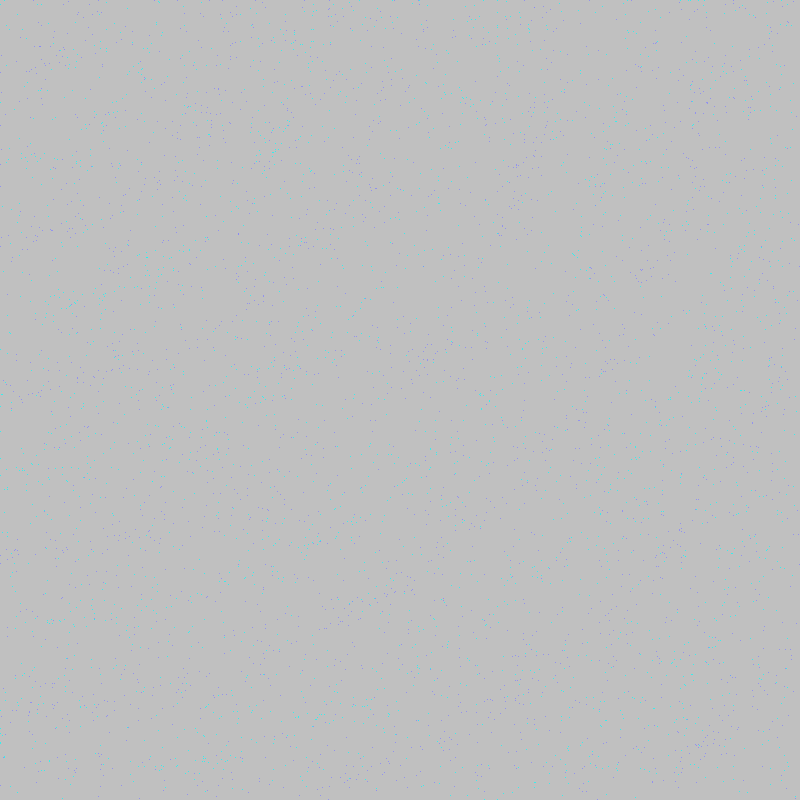
Frame 1 (no input)
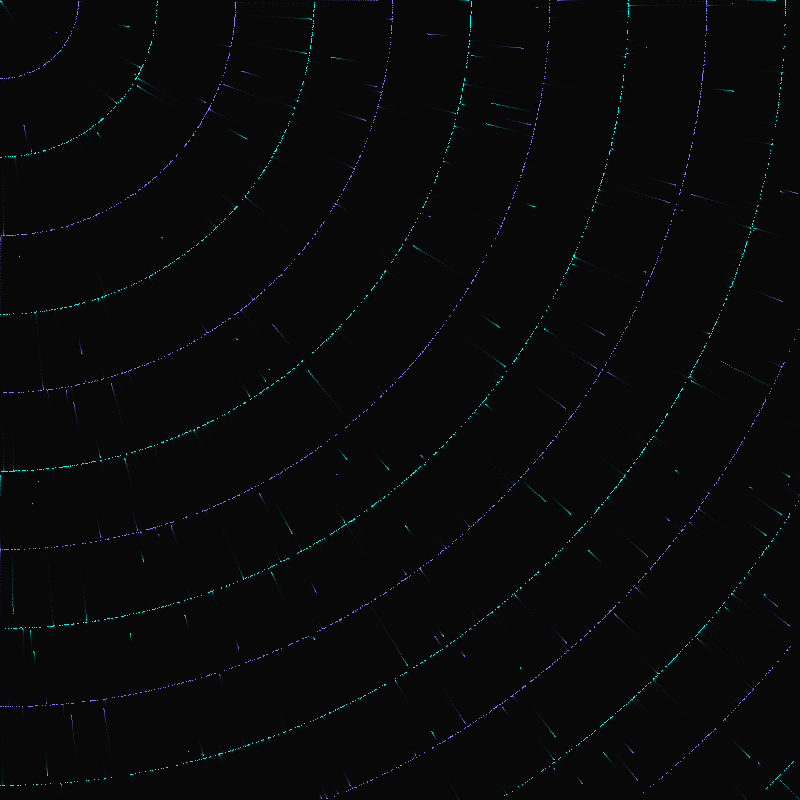
Frame 60 (the mouse pressed at the canvas centre just before this capture)
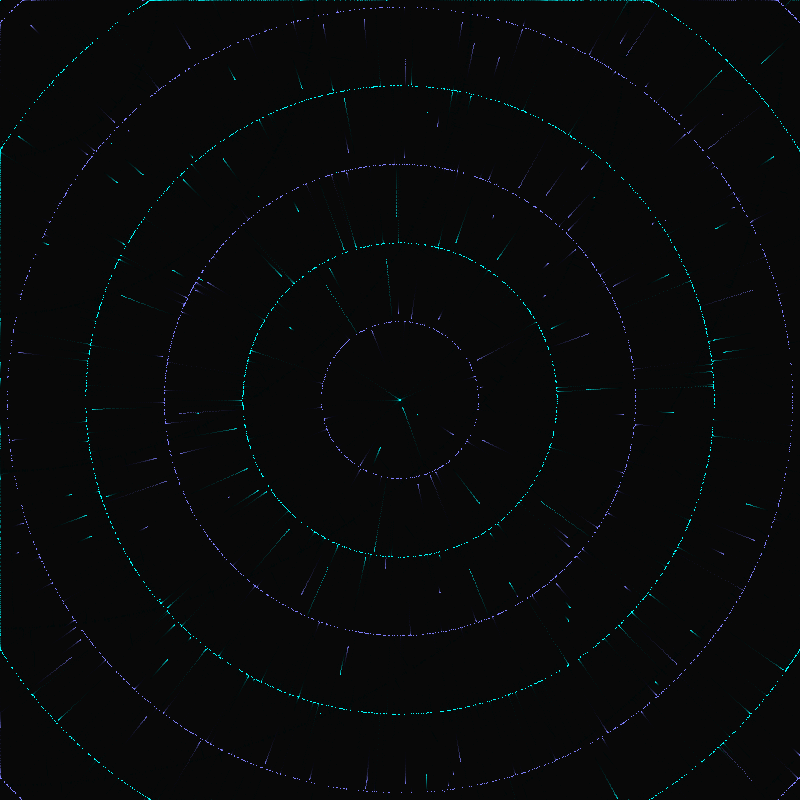
Frame 120 (the mouse held since frame 60 and released just before this capture)

The Processing sketch that drew these frames (run headless with seeded random() and noise(); from frame 60 on, the mouse is pressed at the canvas centre):

// Processing sketch: SpaceDislocation
// ── SpaceDislocation.pde
final int PARTICLES_QUANTITY = 5000;

float[] positionX = new float[PARTICLES_QUANTITY];
float[] positionY = new float[PARTICLES_QUANTITY];
float[] velocityX = new float[PARTICLES_QUANTITY];
float[] velocityY = new float[PARTICLES_QUANTITY];
float[] m = new float[PARTICLES_QUANTITY];

void setup() {
  size(800, 800);
  stroke(64, 255, 255);
  fill(0, 15);
  for (int i = 0; i < PARTICLES_QUANTITY; ++ i) {
      m[i] = randomGaussian() * 16;
      positionX[i] = random(width);
      positionY[i] = random(height);
      velocityX[i] = 0;
      velocityY[i] = 0;
  }
}

void draw() {
   noStroke(); 
   rect(0, 0, width, height);
 
   for (int i = 0; i < PARTICLES_QUANTITY; ++ i) {
      float dx = mouseX - positionX[i];
      float dy = mouseY - positionY[i];
      // Use Pythagorean theorem to calculate the distance
      // between the particle and the mouse
      float d = sqrt(dx * dx + dy * dy);
      
      if (d < 1) d = 1;
      
      float f = sin(d * 0.04) * m[i] / d;
      // calculate the corresponding velocity according to
      // the distance between the particle and the mouse,
      // and add half of the origin velocity
      velocityX[i] = velocityX[i] * 0.5 + f * dx;
      velocityY[i] = velocityY[i] * 0.5 + f * dy;
      
      positionX[i] += velocityX[i];
      positionY[i] += velocityY[i];
      
      // check edge
      if (positionX[i] < 0) positionX[i] = width;
      else if (positionX[i] > width) positionX[i] = 0;
      
      if (positionY[i] < 0) positionY[i] = height;
      else if (positionY[i] > height) positionY[i] = 0;
      
      if (m[i] < 0) stroke(128, 128, 255);
      else stroke(0, 255, 255);
      
      // draw the particle
      point(positionX[i], positionY[i]);
   }
}

void mousePressed() {
   for (int i = 0; i < PARTICLES_QUANTITY; ++ i) {
      m[i] = randomGaussian() * 16;
      positionX[i] = random(width);
      positionY[i] = random(height);
   }
}
